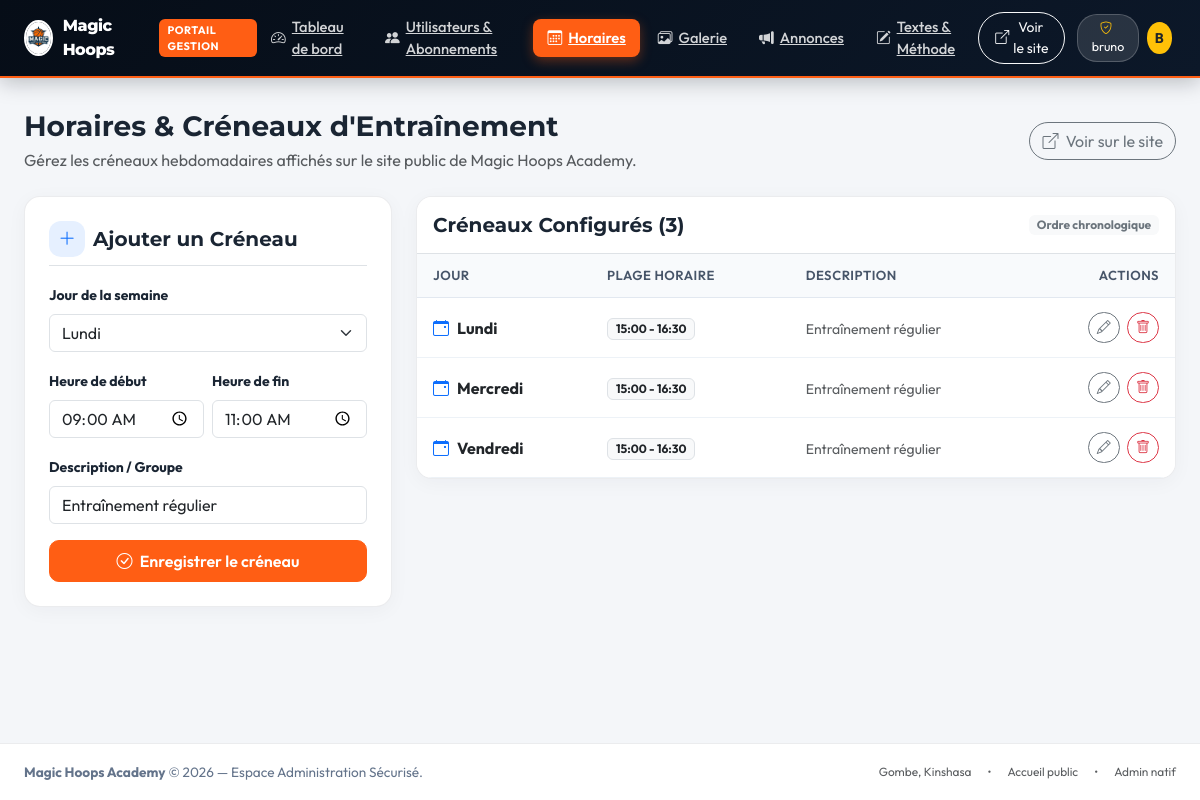
The app's page /gestion/horaires/ (signed in) with its own data.
### main/models.py (models this page shows, shortened)
class Schedule(models.Model):
    DAYS_OF_WEEK = (
        ('Lundi', 'Lundi'),
        ('Mardi', 'Mardi'),
        ('Mercredi', 'Mercredi'),
        ('Jeudi', 'Jeudi'),
        ('Vendredi', 'Vendredi'),
        ('Samedi', 'Samedi'),
        ('Dimanche', 'Dimanche'),
    )
    day = models.CharField(max_length=20, choices=DAYS_OF_WEEK, verbose_name="Jour")
    start_time = models.TimeField(verbose_name="Heure de début")
    end_time = models.TimeField(verbose_name="Heure de fin")
    description = models.CharField(max_length=200, verbose_name="Description", default="Entraînement régulier")
    created_at = models.DateTimeField(auto_now_add=True)
    class Meta:
        verbose_name = "Horaire"
        verbose_name_plural = "Horaires"
        ordering = ['created_at']

### main/admin_portal_views.py (the view, shortened to what this page needs)
# urls.py: path('gestion/horaires/', admin_portal_views.admin_schedules, name='admin_schedules'),
@staff_required
def admin_schedules(request):
    DAYS_ORDER = {
        'Lundi': 1, 'Mardi': 2, 'Mercredi': 3, 'Jeudi': 4,
        'Vendredi': 5, 'Samedi': 6, 'Dimanche': 7
    }
    schedules = list(Schedule.objects.all())
    schedules.sort(key=lambda s: (DAYS_ORDER.get(s.day, 99), s.start_time))
    context = {
        'schedules': schedules,
        'days_choices': Schedule.DAYS_OF_WEEK,
    }
    return render(request, 'admin_portal/schedules.html', context)

### main/admin_portal_views.py (called while the page is built)
def staff_required(view_func):
    @login_required
    @wraps(view_func)
    def _wrapped_view(request, *args, **kwargs):
        if not request.user.is_staff:
            raise PermissionDenied("Accès réservé aux administrateurs de Magic Hoops Academy.")
        return view_func(request, *args, **kwargs)
    return _wrapped_view

### main/context_processors.py (called while the page is built)
def seo_context(request):
    return {
        'google_site_verification': getattr(settings, 'GOOGLE_SITE_VERIFICATION', ''),
        'google_analytics_id': getattr(settings, 'GOOGLE_ANALYTICS_ID', ''),
    }

### shop/cart.py (called while the page is built)
    def __len__(self):
        return sum(item['quantity'] for item in self.cart.values())

    def get_total_price(self):
        return sum(Decimal(item['price']) * item['quantity'] for item in self.cart.values())

### shop/context_processors.py (called while the page is built)
def cart_context(request):
    try:
        cart = Cart(request)
        return {
            'cart': cart,
            'cart_count': len(cart),
            'cart_total_usd': cart.get_total_price(),
        }
    except Exception:
        return {
            'cart': None,
            'cart_count': 0,
            'cart_total_usd': 0,
        }

### main/templates/admin_portal/schedules.html (shortened to what this page needs)
{% extends 'admin_portal/base_admin.html' %}
{% load static %}
{% block content %}
<div class="d-flex justify-content-between align-items-center flex-wrap gap-2 mb-4">
    <div>
        <h1 class="h3 fw-bold mb-1">Horaires & Créneaux d'Entraînement</h1>
        <p class="text-muted mb-0">Gérez les créneaux hebdomadaires affichés sur le site public de Magic Hoops Academy.</p>
    </div>
    <div>
        <a href="{% url 'index' %}#schedule" target="_blank" class="btn btn-outline-secondary rounded-pill">
            <i class="bi bi-box-arrow-up-right me-1"></i> Voir sur le site
        </a>
    </div>
</div>
<div class="row g-4">
    <div class="col-lg-4">
        <div class="admin-card p-4">
            <div class="d-flex align-items-center gap-2 mb-3 pb-2 border-bottom">
                <div class="metric-icon-box bg-primary bg-opacity-10 text-primary" style="width: 36px; height: 36px; font-size: 1.1rem;">
                    <i class="bi bi-plus-lg"></i>
                </div>
                <h2 class="h5 fw-bold mb-0">Ajouter un Créneau</h2>
            </div>
            <form method="POST">
                <div class="mb-3">
                    <label class="form-label small fw-bold">Jour de la semaine</label>
                    <select name="day" class="form-select" required>
                        {% for code, name in days_choices %}
                        <option value="{{ code }}">{{ name }}</option>
                        {% endfor %}
                    </select>
                </div>
                <div class="row g-2 mb-3">
                    <div class="col-6">
                        <label class="form-label small fw-bold">Heure de début</label>
                        <input type="time" name="start_time" class="form-control" value="09:00" required>
                    </div>
                    <div class="col-6">
                        <label class="form-label small fw-bold">Heure de fin</label>
                        <input type="time" name="end_time" class="form-control" value="11:00" required>
                    </div>
                </div>
                <div class="mb-3">
                    <label class="form-label small fw-bold">Description / Groupe</label>
                    <input type="text" name="description" class="form-control" value="Entraînement régulier" placeholder="Ex: Entraînement U10-U14, Tir & Fondamentaux">
                </div>
                <button type="submit" class="btn btn-mha-primary w-100 py-2">
                    <i class="bi bi-check-circle me-1"></i> Enregistrer le créneau
                </button>
            </form>
        </div>
    </div>
    <div class="col-lg-8">
        <div class="admin-card overflow-hidden">
            <div class="p-3 border-bottom d-flex justify-content-between align-items-center bg-white">
                <h2 class="h5 fw-bold mb-0">Créneaux Configurés ({{ schedules|length }})</h2>
                <span class="badge bg-light text-secondary">Ordre chronologique</span>
            </div>
            <div class="table-responsive">
                <table class="table admin-table mb-0">
                    <thead>
                        <tr>
                            <th>Jour</th>
                            <th>Plage Horaire</th>
                            <th>Description</th>
                            <th class="text-end">Actions</th>
                        </tr>
                    </thead>
                    <tbody>
                        {% for s in schedules %}
                        <tr>
                            <td>
                                <strong class="text-dark"><i class="bi bi-calendar-event text-primary me-2"></i>{{ s.day }}</strong>
                            </td>
                            <td>
                                <span class="badge bg-light text-dark border px-2 py-1 fw-bold">
                                    {{ s.start_time|time:"H:i" }} - {{ s.end_time|time:"H:i" }}
                                </span>
                            </td>
                            <td>
                                <span class="text-muted small">{{ s.description }}</span>
                            </td>
                            <td class="text-end">
                                <button type="button" class="btn btn-sm btn-outline-secondary rounded-pill me-1"
                                        data-bs-toggle="modal" data-bs-target="#editScheduleModal{{ s.id }}">
                                    <i class="bi bi-pencil"></i>
                                </button>
                                <a href="{% url 'admin_schedule_delete' s.id %}"
                                   class="btn btn-sm btn-outline-danger rounded-pill"
                                   onclick="return confirm('Confirmer la suppression du créneau du {{ s.day }} ?');"
                                   title="Supprimer">
                                    <i class="bi bi-trash"></i>
                                </a>
                            </td>
                        </tr>
                        {% endfor %}
                    </tbody>
                </table>
            </div>
        </div>
    </div>
</div>
{% endblock %}

### main/templates/admin_portal/base_admin.html (shortened to what this page needs)
{% load static %}
<!DOCTYPE html>
<html lang="fr-CD">
<head>
    <link href="https://cdn.jsdelivr.net/npm/bootstrap@5.3.0/dist/css/bootstrap.min.css" rel="stylesheet">
    <link rel="stylesheet" href="https://cdn.jsdelivr.net/npm/bootstrap-icons@1.11.3/font/bootstrap-icons.min.css">
</head>
<body>
    <header class="admin-navbar sticky-top">
        <div class="container-fluid px-lg-4">
            <div class="d-flex align-items-center justify-content-between py-2">
                <div class="d-flex align-items-center gap-3">
                    <a href="{% url 'admin_dashboard' %}" class="admin-brand text-decoration-none">
                        <img src="{% static 'images/mha_logo.jpeg' %}" alt="Logo MHA" width="36" height="36" class="rounded-circle border border-2 border-white">
                        <span>Magic Hoops</span>
                    </a>
                    <span class="admin-brand-badge d-none d-sm-inline">Portail Gestion</span>
                </div>
                <nav class="d-none d-xl-flex align-items-center gap-1">
                    <a href="{% url 'admin_dashboard' %}" class="admin-nav-link {% if request.resolver_match.url_name == 'admin_dashboard' %}active{% endif %}">
                        <i class="bi bi-speedometer2"></i> Tableau de bord
                    </a>
                    <a href="{% url 'admin_users_list' %}" class="admin-nav-link {% if 'utilisateurs' in request.path %}active{% endif %}">
                        <i class="bi bi-people-fill"></i> Utilisateurs & Abonnements
                    </a>
                    <a href="{% url 'admin_schedules' %}" class="admin-nav-link {% if 'horaires' in request.path %}active{% endif %}">
                        <i class="bi bi-calendar3"></i> Horaires
                    </a>
                    <a href="{% url 'admin_gallery' %}" class="admin-nav-link {% if 'galerie' in request.path %}active{% endif %}">
                        <i class="bi bi-images"></i> Galerie
                    </a>
                    <a href="{% url 'admin_announcements' %}" class="admin-nav-link {% if 'annonces' in request.path %}active{% endif %}">
                        <i class="bi bi-megaphone-fill"></i> Annonces
                    </a>
                    <a href="{% url 'admin_site_content' %}" class="admin-nav-link {% if 'contenu' in request.path %}active{% endif %}">
                        <i class="bi bi-pencil-square"></i> Textes & Méthode
                    </a>
                </nav>
                <div class="d-flex align-items-center gap-2">
                    <a href="{% url 'index' %}" target="_blank" class="btn btn-sm btn-outline-light rounded-pill px-3 d-none d-md-inline-flex align-items-center gap-1">
                        <i class="bi bi-box-arrow-up-right"></i> Voir le site
                    </a>
                    <div class="dropdown">
                        <button class="btn btn-sm text-white d-flex align-items-center gap-2 p-1 border-0" type="button" data-bs-toggle="dropdown" aria-expanded="false">
                            <span class="admin-badge-staff d-none d-sm-inline">
                                <i class="bi bi-shield-check me-1 text-warning"></i>{{ request.user.username }}
                            </span>
                            <div class="rounded-circle bg-warning text-dark d-flex align-items-center justify-content-center fw-bold" style="width: 32px; height: 32px;">
                                {{ request.user.first_name|first|default:request.user.username|first|upper }}
                            </div>
                        </button>
                    </div>
                </div>
            </div>
        </div>
    </header>
    <main class="container-fluid px-lg-4 py-3 flex-grow-1">
        {% block content %}{% endblock %}
    </main>
    <footer class="admin-footer">
        <div class="container-fluid px-lg-4 d-flex justify-content-between align-items-center flex-wrap gap-2">
            <div>
                <strong>Magic Hoops Academy</strong> &copy; {% now "Y" %} — Espace Administration Sécurisé.
            </div>
            <div class="d-flex gap-3 text-muted small">
                <span>Gombe, Kinshasa</span>
                <span>•</span>
                <a href="{% url 'index' %}" class="text-decoration-none text-muted">Accueil public</a>
                <span>•</span>
                <a href="/admin/" target="_blank" class="text-decoration-none text-muted">Admin natif</a>
            </div>
        </div>
    </footer>
</body>
</html>

### main/templates/admin_portal/base_admin.html (style rules this page uses)
:root { --mha-orange: #FF5E14; --mha-orange-hover: #E04800; --mha-orange-subtle: rgba(255, 94, 20, 0.12); --mha-navy: #0C1829; --mha-navy-dark: #060D17; --mha-navy-light: #16263D; --mha-gray-bg: #F4F6F9; --mha-card-border: rgba(12, 24, 41, 0.08); --font-display: 'Montserrat', system-ui, sans-serif; --font-body: 'Outfit', system-ui, sans-serif; }
body { font-family: var(--font-body); background-color: var(--mha-gray-bg); color: #1A2533; min-height: 100vh; display: flex; flex-direction: column; }
h1, h2, h3, h4, h5, h6, .fw-display { font-family: var(--font-display); }
.admin-navbar { background: linear-gradient(135deg, var(--mha-navy-dark) 0%, var(--mha-navy) 100%); border-bottom: 2px solid var(--mha-orange); box-shadow: 0 4px 20px rgba(6, 13, 23, 0.25); }
.admin-brand { font-family: var(--font-display); font-weight: 800; letter-spacing: -0.5px; color: #FFFFFF !important; display: flex; align-items: center; gap: 10px; }
.admin-brand-badge { background-color: var(--mha-orange); color: #FFFFFF; font-size: 0.68rem; font-weight: 700; letter-spacing: 0.5px; padding: 3px 8px; border-radius: 6px; text-transform: uppercase; }
.admin-nav-link { color: rgba(255, 255, 255, 0.82) !important; font-weight: 500; font-size: 0.92rem; padding: 8px 14px !important; border-radius: 8px; transition: all 0.2s ease; display: inline-flex; align-items: center; gap: 6px; }
.admin-nav-link.active { color: #FFFFFF !important; background: var(--mha-orange); font-weight: 600; box-shadow: 0 4px 12px rgba(255, 94, 20, 0.35); }
.admin-badge-staff { background: rgba(255, 255, 255, 0.12); border: 1px solid rgba(255, 255, 255, 0.2); color: #FFFFFF; font-size: 0.78rem; padding: 4px 10px; border-radius: 20px; }
.admin-card { background: #FFFFFF; border: 1px solid var(--mha-card-border); border-radius: 16px; box-shadow: 0 4px 20px rgba(12, 24, 41, 0.04); transition: transform 0.2s ease, box-shadow 0.2s ease; }
.metric-icon-box { width: 48px; height: 48px; border-radius: 12px; display: flex; align-items: center; justify-content: center; font-size: 1.4rem; }
.btn-mha-primary { background-color: var(--mha-orange); border-color: var(--mha-orange); color: #FFFFFF; font-weight: 600; border-radius: 10px; transition: all 0.2s ease; }
.admin-table th { background-color: #F8FAFC; color: #475569; font-weight: 600; font-size: 0.82rem; text-transform: uppercase; letter-spacing: 0.5px; border-bottom: 1px solid #E2E8F0; padding: 12px 16px; }
.admin-table td { padding: 14px 16px; vertical-align: middle; border-bottom: 1px solid #EDF2F7; }
.admin-footer { margin-top: auto; background: #FFFFFF; border-top: 1px solid var(--mha-card-border); padding: 18px 0; font-size: 0.85rem; color: #64748B; }

### records on screen
Schedule: day "Lundi", start_time "15:00", end_time "16:30", description "Entraînement régulier"
Schedule: day "Mercredi", start_time "15:00", end_time "16:30", description "Entraînement régulier"
Schedule: day "Vendredi", start_time "15:00", end_time "16:30", description "Entraînement régulier"

### other values on screen
{{ request.user.username }} "bruno"
{{ schedules|length }} "3"
form field day "Lundi"
